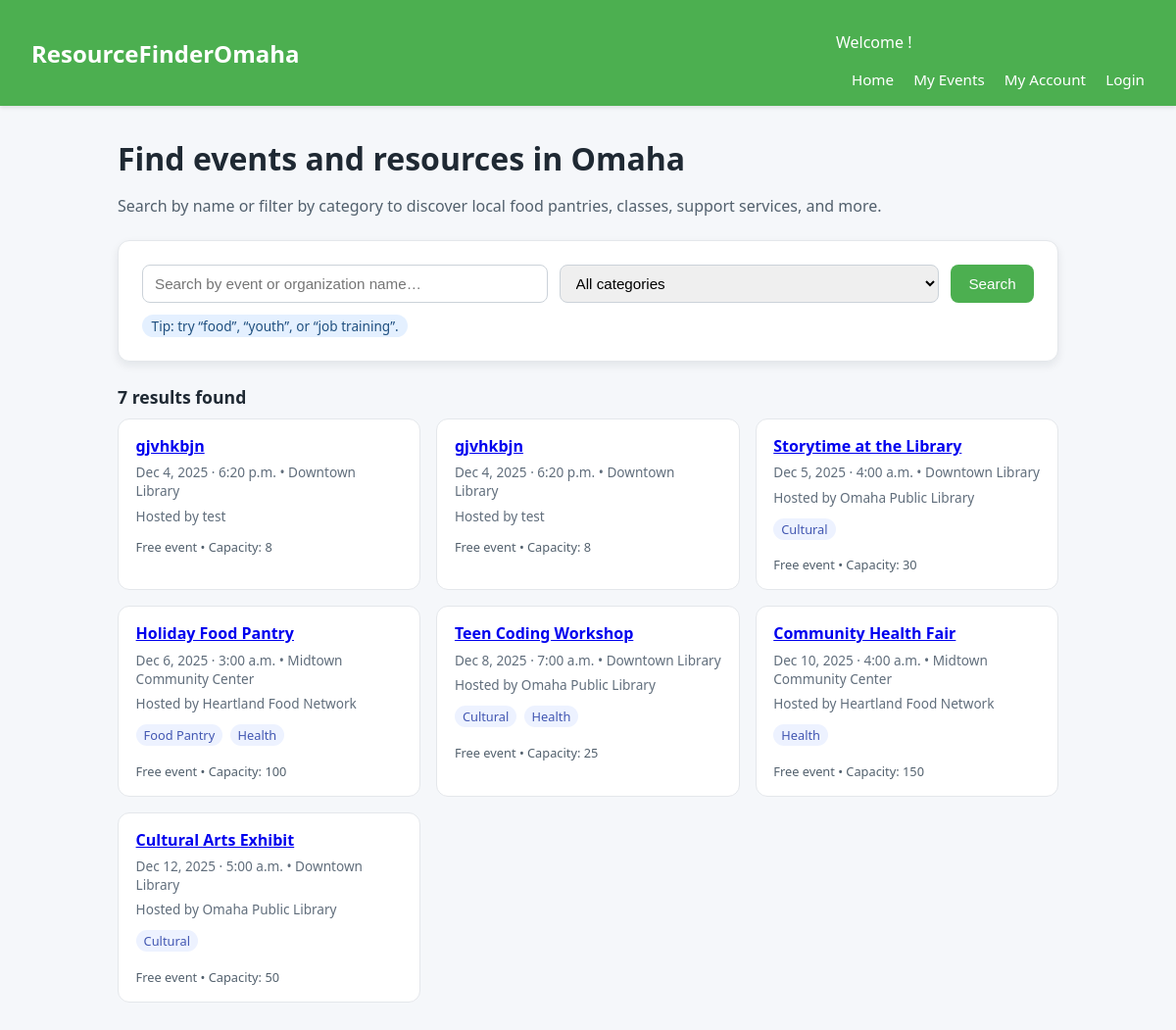
Before: /accounts/profile/ with the older database file.
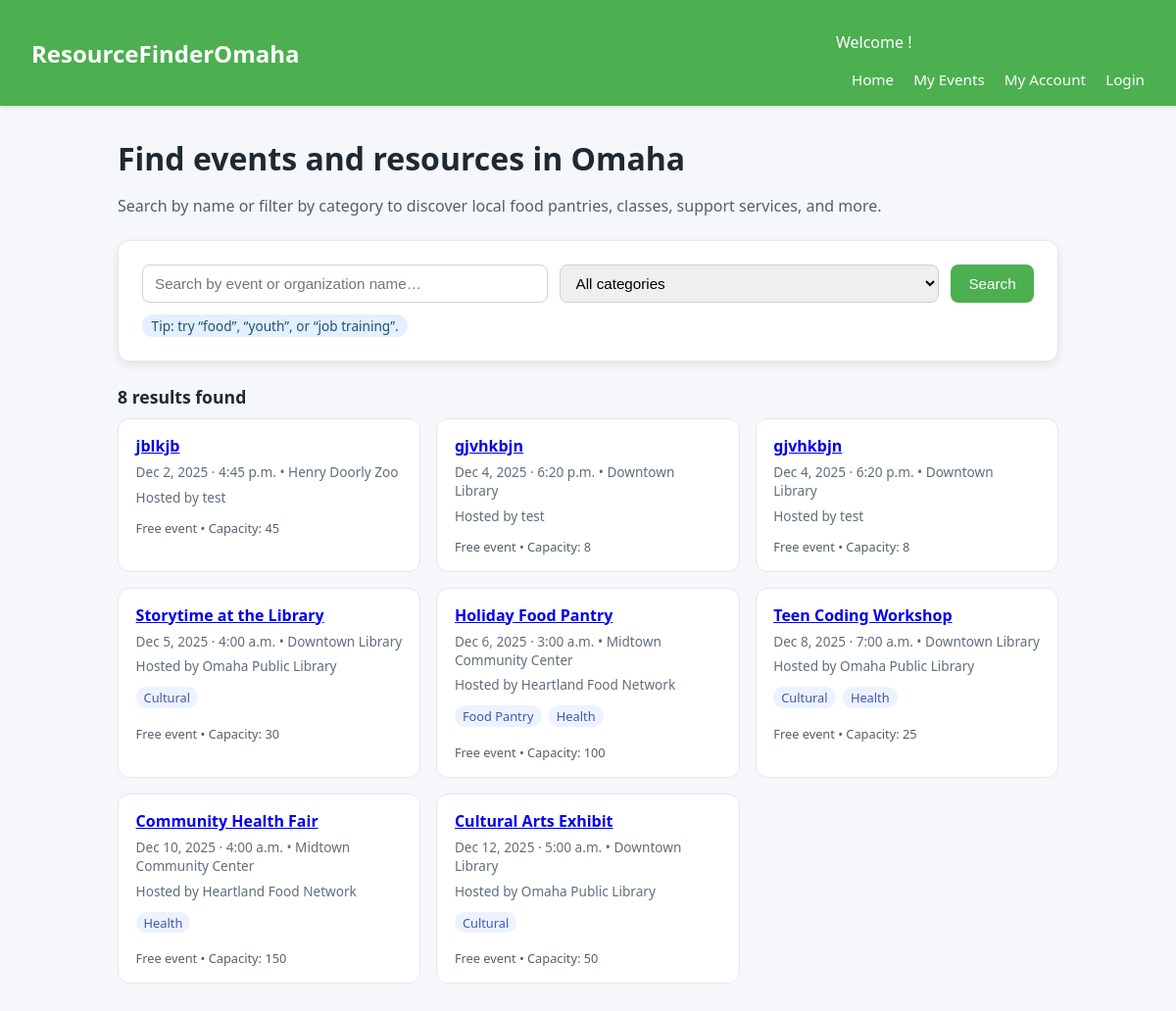
After: the same page with the newer database file.
### events/models.py (models this page shows, shortened)
class TimeStamped(models.Model):
    created_at = models.DateTimeField(auto_now_add=True)
    updated_at = models.DateTimeField(auto_now=True)
    class Meta:
        abstract = True

class Event(TimeStamped):
    org = models.ForeignKey(Organization, on_delete=models.CASCADE, related_name="events")
    title = models.CharField(max_length=200)
    description = models.TextField(blank=True)
    start_at = models.DateTimeField()
    end_at = models.DateTimeField(null=True, blank=True)
    location = models.ForeignKey(Location, on_delete=models.PROTECT, related_name="events")
    is_free = models.BooleanField(default=True)
    url = models.URLField(blank=True)
    capacity = models.PositiveIntegerField(null=True, blank=True)
    categories = models.ManyToManyField(Category, related_name="events", blank=True)
    is_published = models.BooleanField(default=True)
    class Meta:
        indexes = [
            models.Index(fields=["start_at"]),
            models.Index(fields=["is_published"]),
        ]
        ordering = ["start_at"]

class Location(TimeStamped):
    name = models.CharField(max_length=120, blank=True)
    address1 = models.CharField(max_length=200, blank=True)
    address2 = models.CharField(max_length=200, blank=True)
    city = models.CharField(max_length=80, default="Omaha")
    state = models.CharField(max_length=2, default="NE")
    postal_code = models.CharField(max_length=15, blank=True)
    latitude = models.FloatField(null=True, blank=True)
    longitude = models.FloatField(null=True, blank=True)

class Organization(TimeStamped):
    org = models.OneToOneField(User, on_delete=models.CASCADE) # link extra info to user
    name = models.CharField(max_length=150, unique=True)
    description = models.TextField(blank=True)
    website = models.URLField(blank=True)
    email = models.EmailField(blank=True)
    phone = models.CharField(max_length=30, blank=True)
    is_verified = models.BooleanField(default=False)

class Category(models.Model):
    name = models.CharField(max_length=80, unique=True)
    slug = models.SlugField(max_length=100, unique=True)
    class Meta: #sorts alphabetically
        ordering = ["name"]

### events/views.py (the view)
# urls.py: 2. Add a URL to urlpatterns:  path('', views.home, name='home')
def home(request):
    query = request.GET.get("q", "").strip()
    category_slug = request.GET.get("category", "").strip()
    events = Event.objects.filter(is_published=True).order_by("start_at")
    if query:
        events = events.filter(
            Q(title__icontains=query) |
            Q(org__name__icontains=query)
        )
    if category_slug:
        events = events.filter(categories__slug=category_slug)
    events = events.distinct()
    categories = Category.objects.order_by("name")
    is_org = request.user.groups.filter(name='Organizations').exists()
    context = {
        "events": events,
        "categories": categories,
        "query": query,
        "selected_category": category_slug,
        "is_org": is_org
    }
    return render(request, "home.html", context)

### events/templates/home.html (shortened to what this page needs)
{% extends "base.html" %}
{% block content %}
  <h1 class="page-title">Find events and resources in Omaha</h1>
  <p class="page-subtitle">
    Search by name or filter by category to discover local food pantries, classes,
    support services, and more.
  </p>
  <section class="search-card">
    <form method="get" action="{% url 'home' %}">
      <div class="search-row">
        <input
          type="text"
          name="q"
          placeholder="Search by event or organization name…"
          value="{{ query|default:'' }}"
        />
        <select name="category">
          <option value="">All categories</option>
        </select>
        <button type="submit">Search</button>
      </div>
    </form>
    <div class="pill-row">
      {% if query or selected_category %}
        <span>Filters applied</span>
      {% else %}
        <span>Tip: try “food”, “youth”, or “job training”.</span>
      {% endif %}
    </div>
  </section>
  {% if events %}
    <section>
      <h2 style="font-size:1.1rem; margin-bottom:0.6rem;">
        {{ events|length }} result{{ events|length|pluralize }} found
      </h2>
      <div class="events-grid">
        {% for event in events %}
          <article class="event-card">
            <div class="event-title">
             <a href="{% url 'eventDetail' event.id %}">{{event.title}}</a>
            </div>
            <div class="event-meta">
              {{ event.start_at|date:"M j, Y · g:i a" }}
              {% if event.location %}
                • {{ event.location.name|default:event.location.address1 }}
              {% endif %}
            </div>
            {% if event.org %}
              <div class="event-meta">
                Hosted by {{ event.org.name }}
              </div>
            {% endif %}
            {% if event.categories.all %}
              <div class="event-tags">
                {% for cat in event.categories.all %}
                  <span>{{ cat.name }}</span>
                {% endfor %}
              </div>
            {% endif %}
            <div class="event-footer">
              {% if event.is_free %}
                Free event
              {% else %}
                Paid event
              {% endif %}
              {% if event.capacity %}
                • Capacity: {{ event.capacity }}
              {% endif %}
            </div>
          </article>
        {% endfor %}
      </div>
    </section>
  {% else %}
    <div class="empty-state">
      <strong>No events match this search yet.</strong>
      Try clearing filters or using a more general keyword.
    </div>
  {% endif %}
{% endblock %}

Changed rows visible on the page:
added Event: title "jblkjb", start_at "Dec 2, 2025 · 4:45 p.m.", location.name "Henry Doorly Zoo", org.name "test", is_free "Free event", capacity "45"
Other visible differences:
{{ events|length }}: "7" → "8"
